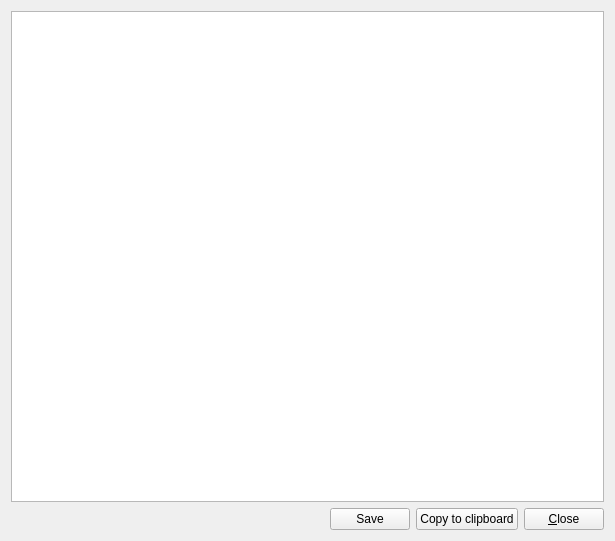
<ui version="4.0" >
 <author>Ricardo Villalba</author>
 <class>LogWindowBase</class>
 <widget class="QWidget" name="LogWindowBase" >
  <property name="geometry" >
   <rect>
    <x>0</x>
    <y>0</y>
    <width>615</width>
    <height>541</height>
   </rect>
  </property>
  <property name="windowTitle" >
   <string>Log Window</string>
  </property>
  <property name="windowIcon" >
   <iconset/>
  </property>
  <layout class="QVBoxLayout" >
   <property name="margin" >
    <number>11</number>
   </property>
   <property name="spacing" >
    <number>6</number>
   </property>
   <item>
    <widget class="QTextEdit" name="browser" >
     <property name="readOnly" >
      <bool>true</bool>
     </property>
    </widget>
   </item>
   <item>
    <layout class="QHBoxLayout" >
     <property name="margin" >
      <number>0</number>
     </property>
     <property name="spacing" >
      <number>6</number>
     </property>
     <item>
      <spacer>
       <property name="orientation" >
        <enum>Qt::Horizontal</enum>
       </property>
       <property name="sizeType" >
        <enum>QSizePolicy::Expanding</enum>
       </property>
       <property name="sizeHint" >
        <size>
         <width>191</width>
         <height>21</height>
        </size>
       </property>
      </spacer>
     </item>
     <item>
      <widget class="QPushButton" name="saveButton" >
       <property name="toolTip" >
        <string>Save</string>
       </property>
       <property name="text" >
        <string>Save</string>
       </property>
      </widget>
     </item>
     <item>
      <widget class="QPushButton" name="copyButton" >
       <property name="toolTip" >
        <string>Copy to clipboard</string>
       </property>
       <property name="text" >
        <string>Copy to clipboard</string>
       </property>
      </widget>
     </item>
     <item>
      <widget class="QPushButton" name="closeButton" >
       <property name="toolTip" >
        <string>Close</string>
       </property>
       <property name="text" >
        <string>&amp;Close</string>
       </property>
      </widget>
     </item>
    </layout>
   </item>
  </layout>
 </widget>
 <layoutdefault spacing="6" margin="11" />
 <pixmapfunction>qPixmapFromMimeSource</pixmapfunction>
 <resources/>
 <connections>
  <connection>
   <sender>closeButton</sender>
   <signal>clicked()</signal>
   <receiver>LogWindowBase</receiver>
   <slot>close()</slot>
   <hints>
    <hint type="sourcelabel" >
     <x>20</x>
     <y>20</y>
    </hint>
    <hint type="destinationlabel" >
     <x>20</x>
     <y>20</y>
    </hint>
   </hints>
  </connection>
 </connections>
</ui>
